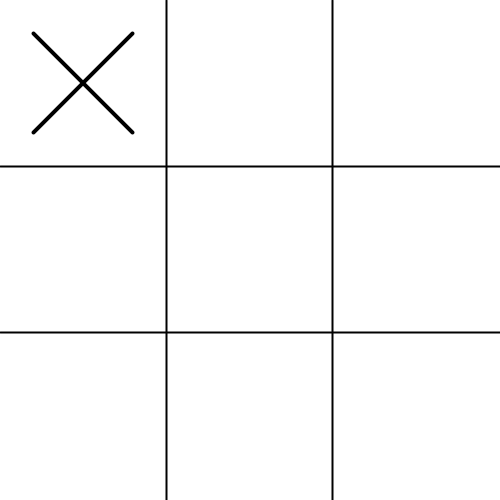
Frame 1 (no input)
Frame 60 (the mouse pressed at the canvas centre just before this capture): identical to frame 1, image omitted
Frame 120 (the mouse held since frame 60 and released just before this capture): identical to frame 1, image omitted

The Processing sketch that drew this single still picture (run headless with seeded random() and noise(); from frame 60 on, the mouse is pressed at the canvas centre):

// Processing sketch: tic_tac_toe
// ── tic_tac_toe.pde
void setup() {
  size(500, 500);
  initBoard();          // from board.pde
  println("Tic Tac Toe — Computer is X, You are O");
  println("Use keys 0–8. Computer starts.");
  computerMove();        // X moves first
}

void draw() {
  background(255);
  drawBoard();           // from shapes.pde
  drawMarks();           // from shapes.pde
}


void keyPressed() {

  // If the game already ended
  if (gameOver) {
    println("Game has ended. Restart sketch to play again.");
    return;
  }

  // Only accept '0' to '8'
  if (key < '0' || key > '8') {
    println("Incorrect key. Press 0–8.");
    return;
  }

  int index = key - '0';

  // Player move (O)
  if (board[index] != EMPTY) {
    println("That square is already taken.");
    return;
  }

  board[index] = O;
  println("You played square " + index);

  // Check if user won
  if (checkWinner() == O) {
    println("You (O) win!");
    gameOver = true;
    return;
  }

  // Check for tie
  if (isBoardFull()) {
    println("No one has won.");
    gameOver = true;
    return;
  }

  println("Game still in play… computer moves.");

  // Computer move (X)
  computerMove();

  // Check if computer won
  if (checkWinner() == X) {
    println("Computer (X) wins!");
    gameOver = true;
    return;
  }

  // Check tie again
  if (isBoardFull()) {
    println("No one has won.");
    gameOver = true;
  }
}

// ── board.pde
// board.pde — logic only

int[] board = new int[9];
boolean gameOver = false;

void initBoard() {
  for (int i = 0; i < 9; i++) {
    board[i] = EMPTY;
  }
  gameOver = false;
}

// ----------- WIN CHECK ----------------

int checkWinner() {
  int[][] wins = {
    {0,1,2},{3,4,5},{6,7,8},
    {0,3,6},{1,4,7},{2,5,8},
    {0,4,8},{2,4,6}
  };

  for (int i = 0; i < wins.length; i++) {
    int a = wins[i][0];
    int b = wins[i][1];
    int c = wins[i][2];

    if (board[a] != EMPTY &&
        board[a] == board[b] &&
        board[b] == board[c]) {
      return board[a];
    }
  }
  return EMPTY;
}

boolean isBoardFull() {
  for (int i = 0; i < 9; i++) {
    if (board[i] == EMPTY) return false;
  }
  return true;
}

// ------------ COMPUTER MOVE ------------

void computerMove() {

  // Simple logic: choose first empty
  for (int i = 0; i < 9; i++) {
    if (board[i] == EMPTY) {
      board[i] = X;
      println("Computer played at square " + i);
      return;
    }
  }

  println("No moves left.");
}

// ── constants.pde
// constants.pde
final int EMPTY = 0;
final int X = 1;     // Computer
final int O = 2;     // Player
final int CELL_SIZE = 500 / 3;

// ── shapes.pde
// shapes.pde — only drawing, no game logic

void drawBoard() {
  stroke(0);
  strokeWeight(2);

  // Vertical lines
  line(CELL_SIZE, 0, CELL_SIZE, height);
  line(CELL_SIZE * 2, 0, CELL_SIZE * 2, height);

  // Horizontal lines
  line(0, CELL_SIZE, width, CELL_SIZE);
  line(0, CELL_SIZE * 2, width, CELL_SIZE * 2);
}

void drawMarks() {
  for (int i = 0; i < 9; i++) {
    int row = i / 3;
    int col = i % 3;

    float x = col * CELL_SIZE;
    float y = row * CELL_SIZE;

    if (board[i] == X) {
      drawX(row, col);
    } 
    else if (board[i] == O) {
      drawO(row, col);
    }
  }
}

void drawX(int row, int col) {
  float x = col * CELL_SIZE;
  float y = row * CELL_SIZE;
  float m = CELL_SIZE * 0.2;

  strokeWeight(4);
  stroke(0);
  line(x + m, y + m, x + CELL_SIZE - m, y + CELL_SIZE - m);
  line(x + CELL_SIZE - m, y + m, x + m, y + CELL_SIZE - m);
}

void drawO(int row, int col) {
  float cx = col * CELL_SIZE + CELL_SIZE / 2;
  float cy = row * CELL_SIZE + CELL_SIZE / 2;

  noFill();
  stroke(0);
  strokeWeight(4);
  circle(cx, cy, CELL_SIZE * 0.6);
}
